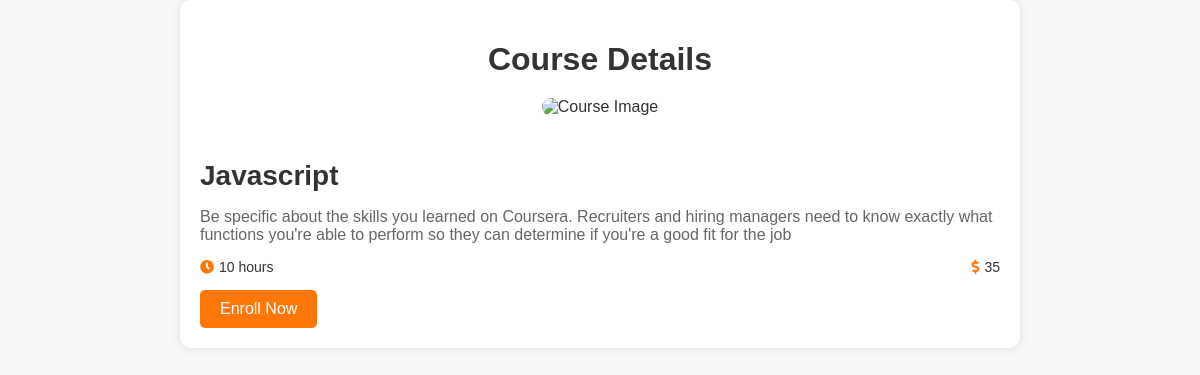
The page /course-details.php?id=4 on the database its author committed.
### tables this page shows
CREATE TABLE `courses` (
  `Course Title` varchar(50) NOT NULL,
  `Course Duration` int(11) NOT NULL,
  `Course Description` varchar(255) NOT NULL,
  `Course Price` int(11) NOT NULL,
  `Number of lessons` int(11) NOT NULL,
  `Number of Quizes` int(11) NOT NULL,
  `Tracks` varchar(11) NOT NULL,
  `course_id` int(11) NOT NULL,
  `is_progress` tinyint(1) NOT NULL,
  `instructor_id` int(11) NOT NULL
);

### course-details.php (the view, shortened to what this page needs)
<?php
$servername = "localhost";
$username = "root";
$password = "";
$dbname = "academya";
$conn = new mysqli($servername, $username, $password, $dbname);
$course_id = isset($_GET['id']) ? intval($_GET['id']) : 0;
$sql = "SELECT * FROM courses WHERE course_id = $course_id";
$result = $conn->query($sql);
if ($result->num_rows > 0) {
    $course = $result->fetch_assoc();
} else {
    echo "Course not found";
    exit;
}
?>
<!DOCTYPE html>
<html lang="en">
<head>
    <link rel="stylesheet" href="https://cdnjs.cloudflare.com/ajax/libs/font-awesome/5.15.4/css/all.min.css">
</head>
<body>
    <div class="container">
        <h1 class="title">Course Details</h1>
        <div class="course-detail">
            <div class="course-img">
                <img src="path/to/course/image.jpg" alt="Course Image">
            </div>
            <div class="course-info">
                <h2 class="course-title"><?php echo htmlspecialchars($course['Course Title']); ?></h2>
                <p class="course-description"><?php echo htmlspecialchars($course['Course Description']); ?></p>
                <div class="course-meta">
                    <div>
                        <i class="fas fa-clock"></i>
                        <span><?php echo htmlspecialchars($course['Course Duration']); ?> hours</span>
                    </div>
                    <div>
                        <i class="fas fa-dollar-sign"></i>
                        <span><?php echo htmlspecialchars($course['Course Price']); ?></span>
                    </div>
                </div>
                <div class="course-actions">
                    <a href="#">Enroll Now</a>
                </div>
            </div>
        </div>
    </div>
</body>
</html>

### course-details.php (style rules this page uses)
body { margin: 0; padding: 0; font-family: Arial, sans-serif; background-color: #f7f7f7; color: #333; }
.container { max-width: 800px; margin: auto; padding: 20px; background-color: #fff; border-radius: 10px; box-shadow: 0 0 10px rgba(0, 0, 0, 0.1); }
.title { text-align: center; font-size: 32px; margin-bottom: 20px; }
.course-detail { text-align: center; }
.course-img img { width: 100%; height: 300px; object-fit: cover; border-radius: 10px; margin-bottom: 20px; }
.course-info { text-align: left; }
.course-title { font-size: 28px; margin-bottom: 10px; }
.course-description { margin-bottom: 15px; color: #666; }
.course-meta { display: flex; justify-content: space-between; margin-bottom: 15px; }
.course-meta div { display: flex; align-items: center; font-size: 14px; }
.course-meta i { margin-right: 5px; color: #ff7708; }
.course-actions a { display: inline-block; padding: 10px 20px; background: #ff7708; color: #fff; border-radius: 5px; text-decoration: none; transition: background 0.3s; }

### rows shown on the page
courses: Course Title "Javascript", Course Description "Be specific about the skills you learned on Coursera. Recruiters and hiring managers need to know exactly what functions you're able to perform so they can determine if you're a good fit for the job", Course Duration "10", Course Price "35"
